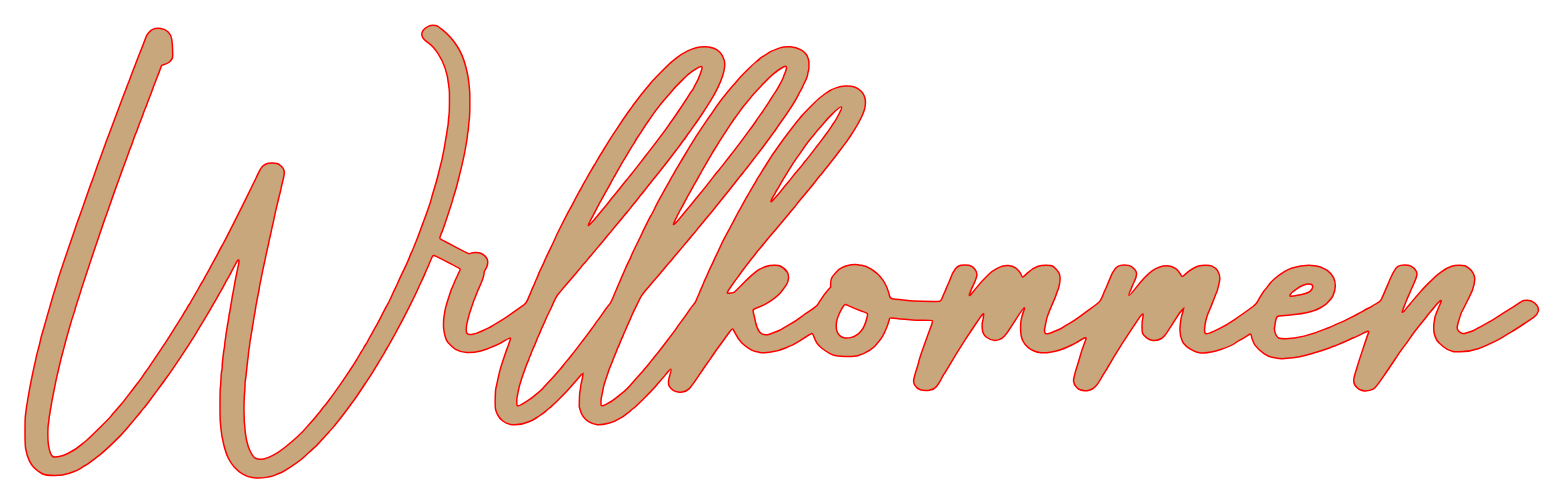
#> input picture designs/schriftzug-willkommen/vorschau_willkommen_300mm.png, 1564 x 503 px
$ python generator_schrift_verdicken.py vorschau_willkommen_300mm.png vorschau_willkommen_300mm.png
#> lines starting #> are read from the running program, lines starting #| are printed output that depends on the picture; after the words box and inside, x2 and y2 are one past the last pixel; in counts of white or black regions, pixels touching at a corner belong together
import sys, cv2, numpy as np, potrace
SRC = sys.argv[1]; OUT = sys.argv[2]
UP = 4
im = cv2.imread(SRC, cv2.IMREAD_GRAYSCALE)
#> im: shape (503, 1564); min 75, max 255, mean 238.2
im = cv2.resize(im, None, fx=UP, fy=UP, interpolation=cv2.INTER_CUBIC)
#> im: shape (2012, 6256)
bw = (im < 110).astype(np.uint8)
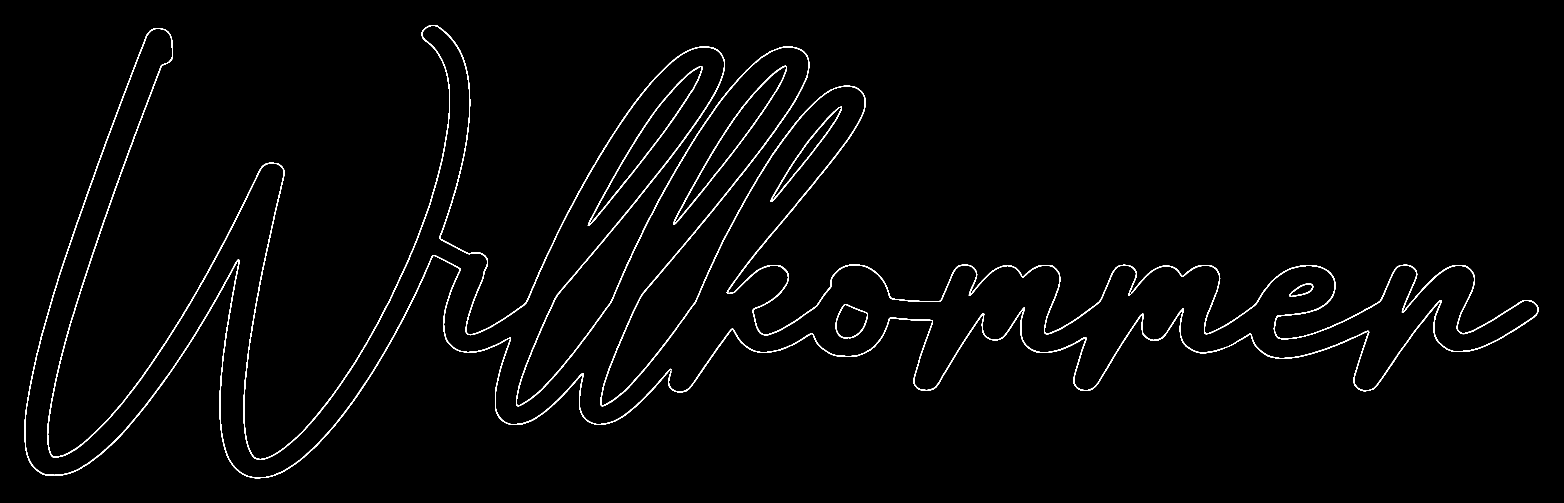
#> bw: shape (2012, 6256) (shown at 1/4 size); values 0 (black) and 1 (white), 1.4% white; 8 white regions, largest, box (x1, y1, x2, y2) and area: (98, 100, 4547, 1914) 118171, (4525, 1059, 6155, 1565) 23502, (2673, 1229, 4909, 1571) 17384
ys, xs = np.nonzero(bw); x0, x1, y0, y1 = xs.min(), xs.max(), ys.min(), ys.max()
#> after `x0, x1, y0, y1 = (xs.min(), xs.max(), ys.min(), ys.max())`: x0 = 98; x1 = 6154; y0 = 100; y1 = 1913
text_w_px = x1 - x0
#> text_w_px = 6056

def make(width_mm, min_stroke_mm, tag):
#> called with width_mm = 300, min_stroke_mm = 3, tag = '300mm'
    mmpx = width_mm / text_w_px
#> mmpx = 0.0495
    # aktuelle duennste Strichstaerke schaetzen (Median der Skelett-Halbbreiten)
    dist = cv2.distanceTransform(bw, cv2.DIST_L2, 5)
    sk = cv2.ximgproc.thinning(bw * 255) if hasattr(cv2, "ximgproc") else None
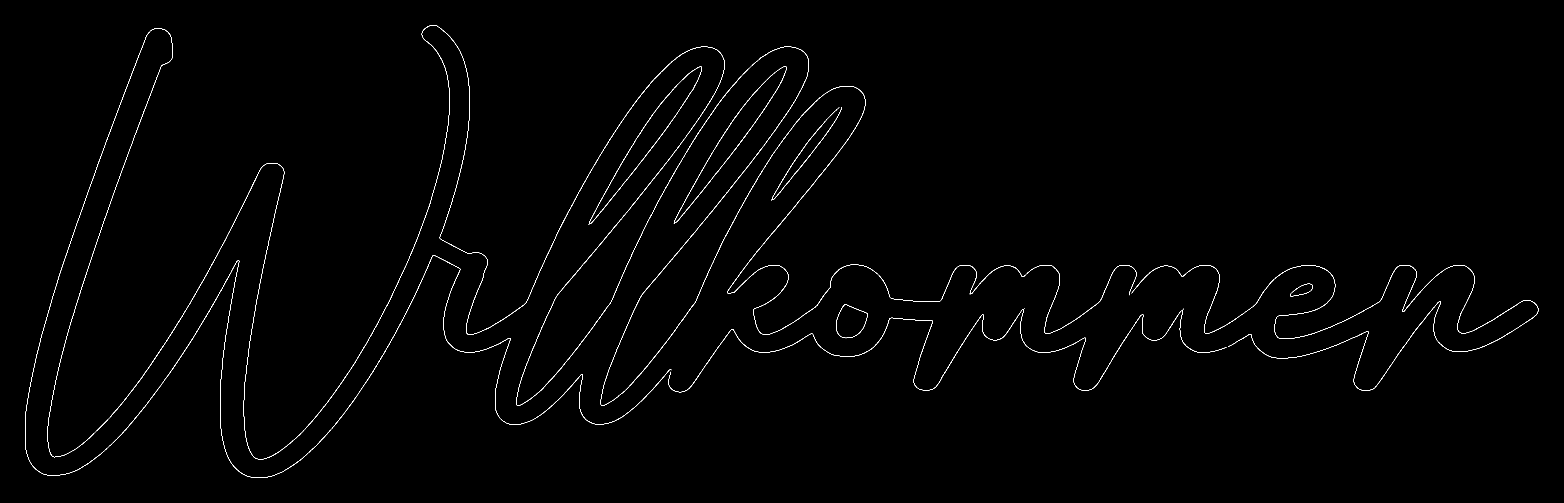
#> sk: shape (2012, 6256) (shown at 1/4 size); 0.38% white in thin lines or dots, all inside (x1, y1, x2, y2) = (100, 101, 6153, 1912)
    thin_half = np.percentile(dist[dist > 0.5 * dist.max() * 0 + 1], 10)
#> thin_half = 1.4
    r = max(0, int(round(min_stroke_mm / 2 / mmpx - thin_half)))
#> r = 29
    k = cv2.getStructuringElement(cv2.MORPH_ELLIPSE, (2 * r + 1, 2 * r + 1))
#> k: shape (59, 59); values 0 (black) and 1 (white), 77.6% white; 4 black regions, box (x1, y1, x2, y2) and area: (0, 0, 29, 24) 195, (30, 0, 59, 24) 195, (0, 35, 29, 59) 195, (30, 35, 59, 59) 195
    g = cv2.dilate(bw, k)
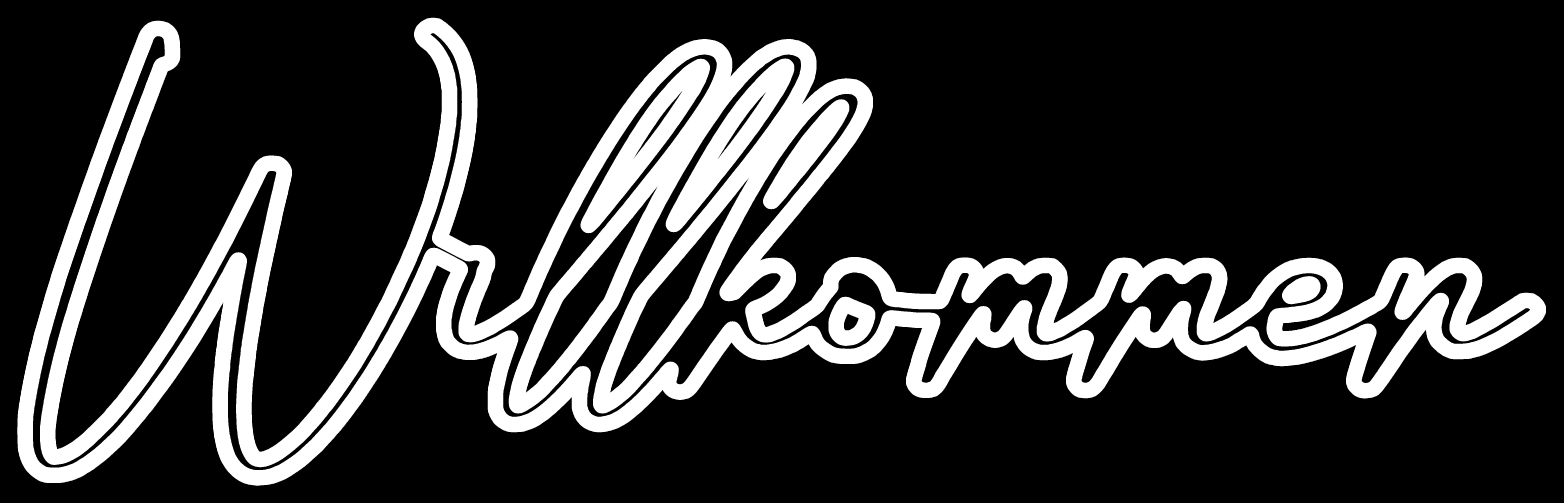
#> g: shape (2012, 6256) (shown at 1/4 size); values 0 (black) and 1 (white), 20.6% white; 6 white regions, box (x1, y1, x2, y2) and area: (69, 71, 6184, 1943) 2326606, (2322, 235, 2840, 933) 90700, (2663, 234, 3177, 929) 90323, (3052, 397, 3397, 837) 46133, (3314, 1187, 3501, 1384) 25295, (5128, 1104, 5282, 1217) 12545
    # Einzelteile mit Steg verbinden (naechste Punkte), bis alles ein Teil ist
    bridge_w = max(3, int(round(min_stroke_mm * 1.1 / mmpx)))
#> bridge_w = 67
    while True:
        n, lab = cv2.connectedComponents(g, connectivity=8)
        if n <= 2: break
        sizes = [(lab == i).sum() for i in range(1, n)]
        main = 1 + int(np.argmax(sizes))
        others = [i for i in range(1, n) if i != main]
        mp = np.column_stack(np.nonzero(lab == main))[::7]
        best = None
        for o in others:
            op = np.column_stack(np.nonzero(lab == o))[::7]
            from scipy.spatial import cKDTree
            d, idx = cKDTree(mp).query(op)
            j = int(np.argmin(d))
            if best is None or d[j] < best[0]: best = (d[j], op[j], mp[idx[j]])
        _, a, b = best
        cv2.line(g, (int(a[1]), int(a[0])), (int(b[1]), int(b[0])), 1, bridge_w)
#> this loop made 6 passes
#> (n, sizes, others) on passes 1 to 5: (7, [2326606, 90700, 90323, 46133, 12545, 25295], [2, 3, 4, 5, 6]), (6, [2340091, 90700, 90323, 46133, 25295], [2, 3, 4, 5]), (5, [2366281, 90700, 90323, 46133], [2, 3, 4]), (4, [2457652, 90700, 46133], [2, 3]), (3, [2549435, 46133], [2])
#> n on pass 6: 2
#> pass 1, in make, `n, lab = cv2.connectedComponents(g, connectivity=8)`:
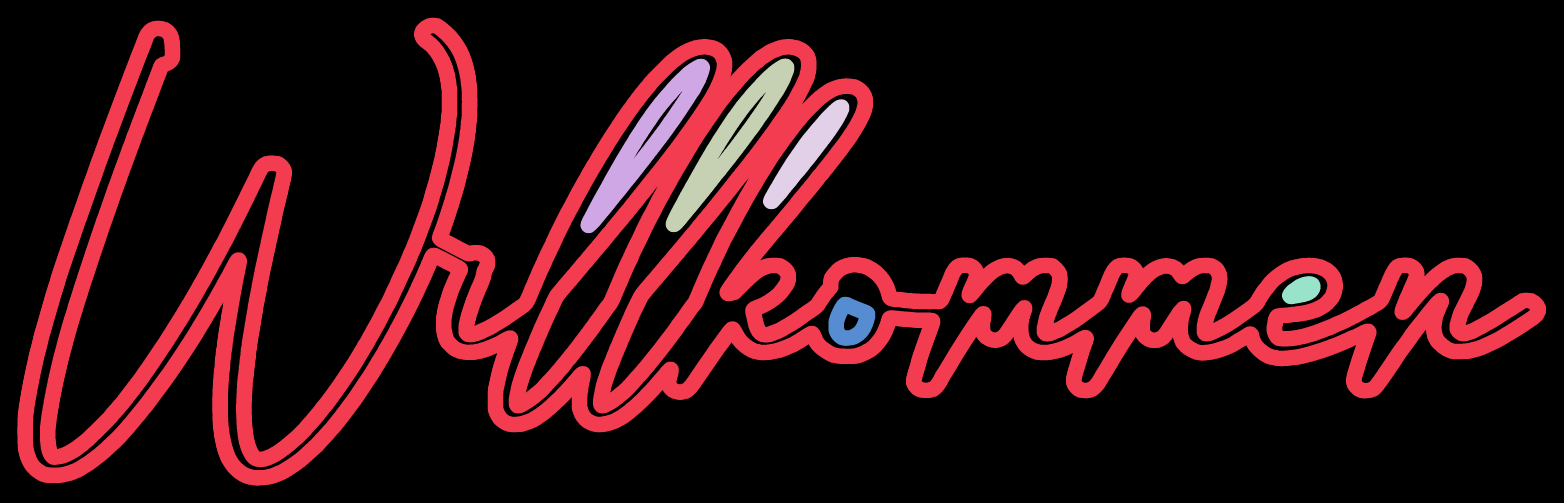
#> lab: shape (2012, 6256) int32 (shown at 1/4 size); 7 distinct labels, from 0 to 6; one colour per label, 0 black
#> after the loop: g: shape (2012, 6256); values 0 (black) and 1 (white), 20.6% white; 1 white region, box (x1, y1, x2, y2) and area: (69, 71, 6184, 1943) 2596723
    g = cv2.GaussianBlur(g.astype(np.float32), (0, 0), UP * 0.8) > 0.5
#> g: shape (2012, 6256) bool; 20.6% white; 1 white region, box (x1, y1, x2, y2) and area: (69, 71, 6184, 1943) 2597836
    # winzige Loecher (< 4 mm2) fuellen, die wuerden nur als Kruemel herausfallen
    inv = (~g).astype(np.uint8)
    n2, lab2, st2, _ = cv2.connectedComponentsWithStats(inv, 4)
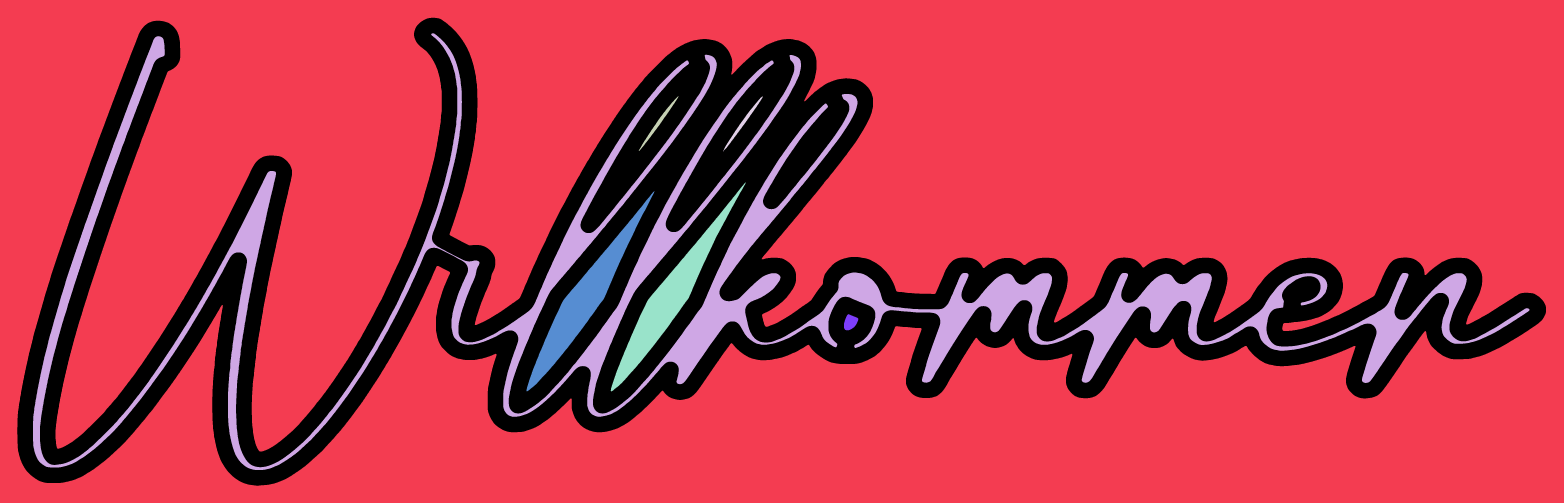
#> lab2: shape (2012, 6256) int32 (shown at 1/4 size); 8 distinct labels, from 0 to 7; one colour per label, 0 black
#> n2 = 8; st2 = [[69, 71, 6115, 1872, 2597836], [0, 0, 6256, 2012, 9096943], [132, 133, 5986, 1747, 744280], [2555, 385, 159, 219, 2854], [2892, 386, 159, 220, 2837], [2443, 730, 540, 836, 70523], [2106, 765, 512, 800, 69241], [3376, 1257, 57, 64, 2558]]
    for i in range(1, n2):
        x, y, w, h, a = st2[i]
        if x > 0 and y > 0 and x + w < g.shape[1] and y + h < g.shape[0] and a * mmpx * mmpx < 4.0:
            g[lab2 == i] = True
#> this loop made 7 passes
    g = np.pad(g, 10)
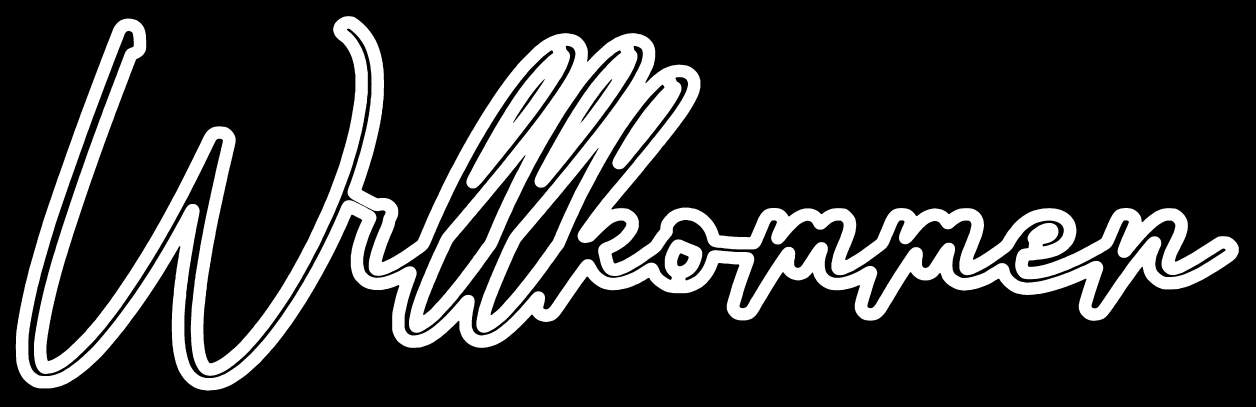
#> g: shape (2032, 6276) bool (shown at 1/5 size); 20.4% white; 1 white region, box (x1, y1, x2, y2) and area: (79, 81, 6194, 1953) 2597836
    bm = potrace.Bitmap(~g)
    plist = bm.trace(turdsize=50, alphamax=1.0, opticurve=True, opttolerance=0.2)
    ys, xs = np.nonzero(g); gx0, gy0, gx1, gy1 = xs.min(), ys.min(), xs.max(), ys.max()
    m = 5.0
    f = lambda p: ((p.x - gx0) * mmpx + m, (p.y - gy0) * mmpx + m)
    ds = []
    for curve in plist:
        st = f(curve.start_point); d = [f"M{st[0]:.3f},{st[1]:.3f}"]
        for seg in curve.segments:
            if seg.is_corner:
                c = f(seg.c); e = f(seg.end_point)
                d.append(f"L{c[0]:.3f},{c[1]:.3f} L{e[0]:.3f},{e[1]:.3f}")
            else:
                c1, c2, e = f(seg.c1), f(seg.c2), f(seg.end_point)
                d.append(f"C{c1[0]:.3f},{c1[1]:.3f} {c2[0]:.3f},{c2[1]:.3f} {e[0]:.3f},{e[1]:.3f}")
        ds.append(" ".join(d) + " Z")
    W = (gx1 - gx0) * mmpx + 2 * m; H = (gy1 - gy0) * mmpx + 2 * m
    base = f"{OUT}/willkommen_{tag}"
    svg = lambda prev: "\n".join([
        '<?xml version="1.0" encoding="UTF-8"?>',
        f'<svg xmlns="http://www.w3.org/2000/svg" width="{W:.1f}mm" height="{H:.1f}mm" viewBox="0 0 {W:.3f} {H:.3f}">',
        '  <!-- ROT = Schneiden. Schriftzug verdickt und zu einem Teil verbunden. -->',
        (f'  <rect width="{W}" height="{H}" fill="#ffffff"/>\n  <path fill="#c9a77c" fill-rule="evenodd" d="{" ".join(ds)}"/>' if prev else ""),
        f'  <g fill="none" stroke="#FF0000" stroke-width="{0.3 if prev else 0.1}">',
        *[f'    <path d="{d}"/>' for d in ds], "  </g>", "</svg>"])
    open(base + ".svg", "w").write(svg(False))
    open(f"{OUT}/../../../tmp_prev_{tag}.svg" if False else f"/tmp/claude-0/-home-user-GoUpBrainrot/9096847a-4aab-564d-aca4-6311e8b4f1c2/scratchpad/prev_{tag}.svg", "w").write(svg(True))
    # duennste Stelle im Ergebnis messen
    dd = cv2.distanceTransform(g.astype(np.uint8), cv2.DIST_L2, 5)
    skel_vals = dd[(dd > 0) & (cv2.dilate(dd, np.ones((3, 3))) == dd)]
    print(tag, f"{W:.0f} x {H:.0f} mm, Dilatation r={r}px, duennste Stelle ca. {2 * np.percentile(skel_vals, 2) * mmpx:.1f} mm, Teile: {len(plist)} Konturen")

make(300, 3.0, "300mm")
#> (the call stopped at in make, `bm = potrace.Bitmap(~g)`: potrace is not available in this run)
